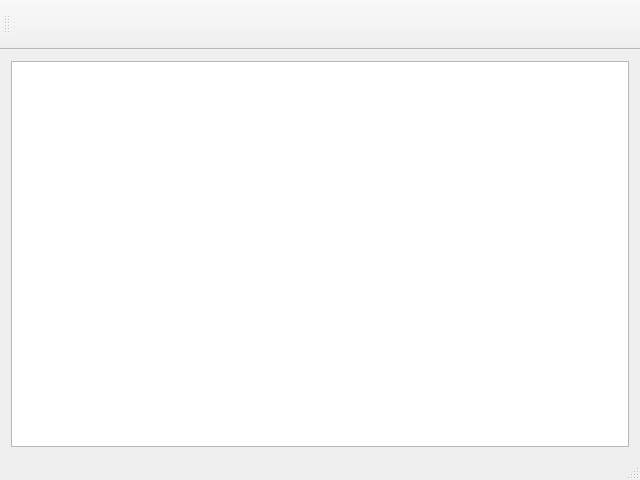
<?xml version="1.0" encoding="UTF-8"?>
<ui version="4.0">
 <class>SLAMGatewayClass</class>
 <widget class="QMainWindow" name="SLAMGatewayClass">
  <property name="geometry">
   <rect>
    <x>0</x>
    <y>0</y>
    <width>640</width>
    <height>480</height>
   </rect>
  </property>
  <property name="minimumSize">
   <size>
    <width>640</width>
    <height>480</height>
   </size>
  </property>
  <property name="maximumSize">
   <size>
    <width>640</width>
    <height>480</height>
   </size>
  </property>
  <property name="windowTitle">
   <string>SLAMGateway</string>
  </property>
  <widget class="QWidget" name="centralWidget">
   <layout class="QHBoxLayout" name="horizontalLayout">
    <item>
     <widget class="QTextEdit" name="serverInfo"/>
    </item>
   </layout>
  </widget>
  <widget class="QMenuBar" name="menuBar">
   <property name="geometry">
    <rect>
     <x>0</x>
     <y>0</y>
     <width>640</width>
     <height>26</height>
    </rect>
   </property>
  </widget>
  <widget class="QToolBar" name="mainToolBar">
   <property name="minimumSize">
    <size>
     <width>50</width>
     <height>50</height>
    </size>
   </property>
   <attribute name="toolBarArea">
    <enum>TopToolBarArea</enum>
   </attribute>
   <attribute name="toolBarBreak">
    <bool>false</bool>
   </attribute>
  </widget>
  <widget class="QStatusBar" name="statusBar"/>
 </widget>
 <layoutdefault spacing="6" margin="11"/>
 <resources>
  <include location="slamgateway.qrc"/>
 </resources>
 <connections/>
</ui>
